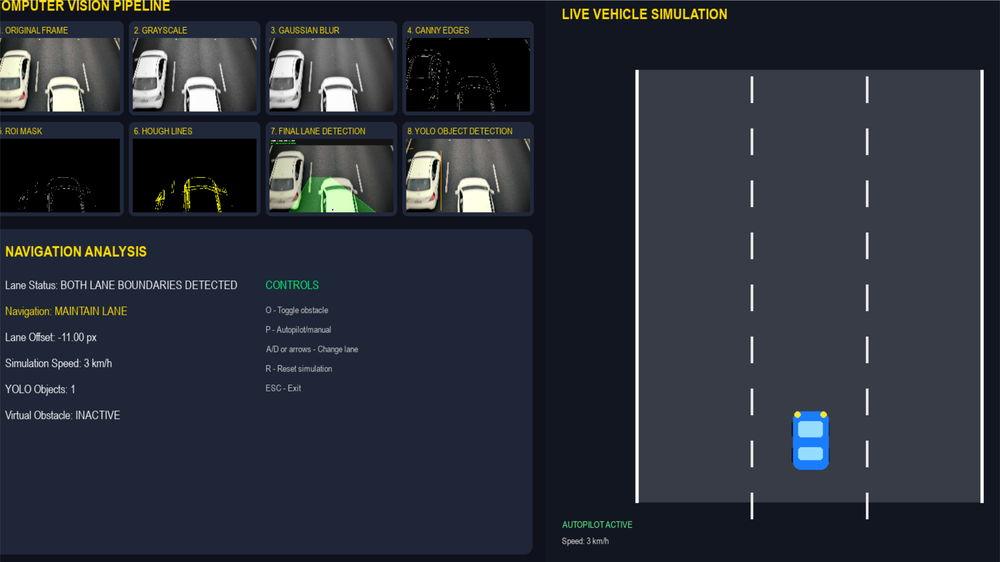
#> input picture img.png, 1000 x 562 px, shrunk from 1920 x 1080 before the run
$ python -i lane_detection.py   (imports and definitions only)
#> lines starting #> are read from the running program, lines starting #| are printed output that depends on the picture; after the words box and inside, x2 and y2 are one past the last pixel; in counts of white or black regions, pixels touching at a corner belong together
#> further down, picture is the input picture: shape (562, 1000, 3); mean B, G, R 57.2, 48, 42.7

import cv2
import numpy as np


def region_of_interest(image):
    """
    Keep the lower road area and mask the rest.
    Works with grayscale or color images.
    """

    height, width = image.shape[:2]

    mask = np.zeros_like(image)

    polygon = np.array([[
        (int(width * 0.05), height),
        (int(width * 0.38), int(height * 0.48)),
        (int(width * 0.62), int(height * 0.48)),
        (int(width * 0.95), height)
    ]], dtype=np.int32)

    if len(image.shape) == 3:
        mask_color = (255, 255, 255)
    else:
        mask_color = 255

    cv2.fillPoly(mask, polygon, mask_color)

    masked_image = cv2.bitwise_and(image, mask)

    return masked_image


def average_lane_lines(image, lines):
    """
    Separate detected Hough lines into left and right lanes.
    """

    height, width = image.shape[:2]

    left_lines = []
    right_lines = []

    if lines is None:
        return None, None

    for line in lines.reshape(-1, 4):

        x1, y1, x2, y2 = line

        if x2 == x1:
            continue

        slope = (y2 - y1) / (x2 - x1)

        # Ignore nearly horizontal lines.
        if abs(slope) < 0.35:
            continue

        # Ignore nearly vertical noise.
        if abs(slope) > 3.0:
            continue

        length = np.sqrt(
            (x2 - x1) ** 2 + (y2 - y1) ** 2
        )

        if slope < 0:
            left_lines.append(
                (slope, x1, y1, x2, y2, length)
            )
        else:
            right_lines.append(
                (slope, x1, y1, x2, y2, length)
            )

    def fit_lane(lane_lines):

        if not lane_lines:
            return None

        slopes = np.array([
            line[0] for line in lane_lines
        ])

        x_values = np.array([
            line[1] for line in lane_lines
        ])

        y_values = np.array([
            line[2] for line in lane_lines
        ])

        weights = np.array([
            line[5] for line in lane_lines
        ])

        slope = np.average(
            slopes,
            weights=weights
        )

        x_mean = np.average(
            x_values,
            weights=weights
        )

        y_mean = np.average(
            y_values,
            weights=weights
        )

        intercept = y_mean - slope * x_mean

        y_bottom = height
        y_top = int(height * 0.52)

        x_bottom = int(
            (y_bottom - intercept) / slope
        )

        x_top = int(
            (y_top - intercept) / slope
        )

        return (
            x_bottom,
            y_bottom,
            x_top,
            y_top
        )

    left_lane = fit_lane(left_lines)
    right_lane = fit_lane(right_lines)

    return left_lane, right_lane


def draw_lane_line(image, lane, color, thickness=8):

    if lane is None:
        return

    x1, y1, x2, y2 = lane

    cv2.line(
        image,
        (x1, y1),
        (x2, y2),
        color,
        thickness
    )


def process_frame(frame):
    """
    Process one frame and return:
        output,
        stages dictionary,
        lane status,
        lane offset
    """

    height, width = frame.shape[:2]
#> height = 562; width = 1000

    # -------------------------------------------------
    # 1. GRAYSCALE
    # -------------------------------------------------

    grayscale = cv2.cvtColor(
        frame,
        cv2.COLOR_BGR2GRAY
    )
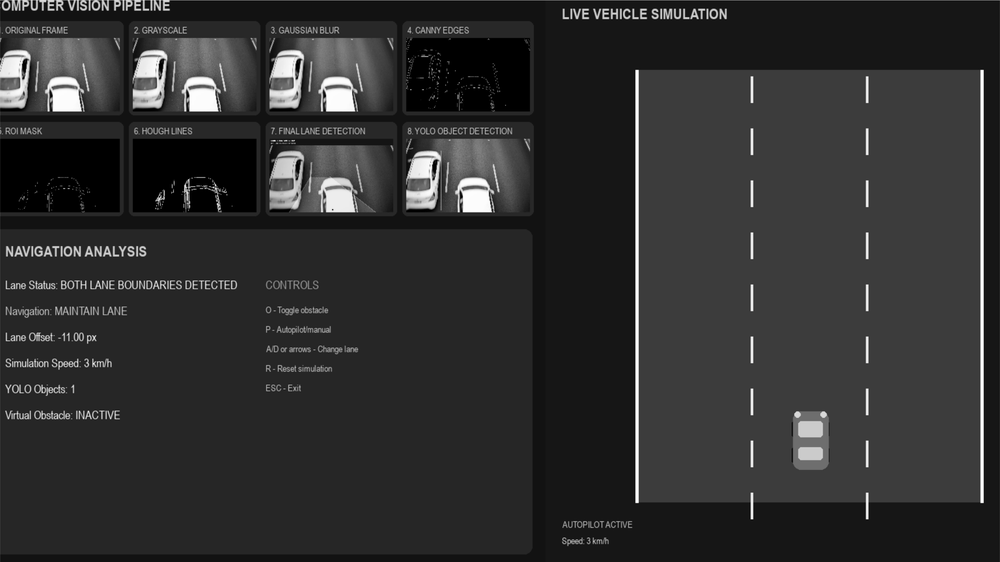
#> grayscale: shape (562, 1000); min 0, max 255, mean 47.7

    # -------------------------------------------------
    # 2. GAUSSIAN BLUR
    # -------------------------------------------------

    blurred = cv2.GaussianBlur(
        grayscale,
        (5, 5),
        0
    )

    # -------------------------------------------------
    # 3. CANNY EDGE DETECTION
    # -------------------------------------------------

    edges = cv2.Canny(
        blurred,
        50,
        150
    )
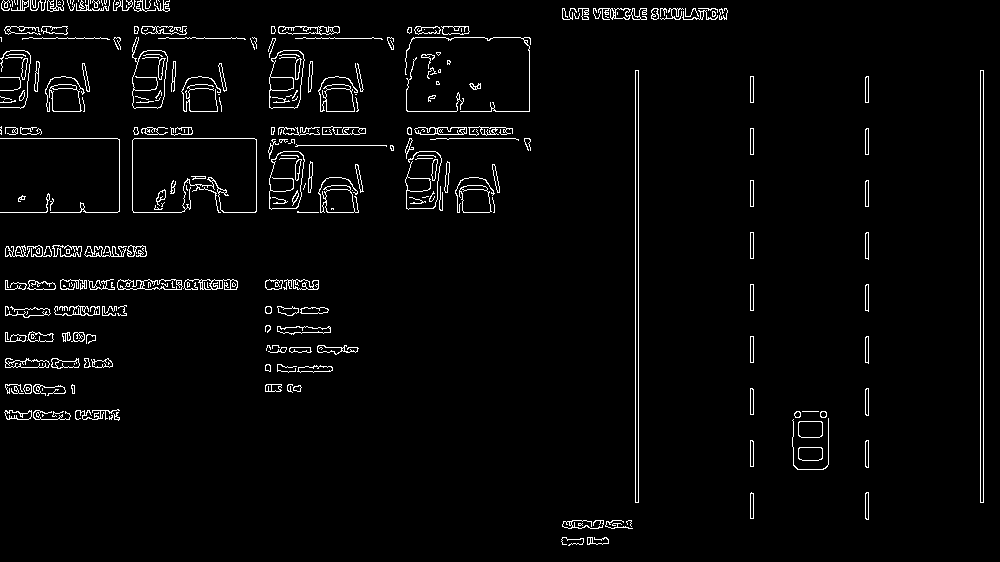
#> edges: shape (562, 1000); 3.1% white in thin lines or dots

    # -------------------------------------------------
    # 4. REGION OF INTEREST
    # -------------------------------------------------

    roi = region_of_interest(edges)
#> in region_of_interest, `cv2.fillPoly(mask, polygon, mask_color)`:
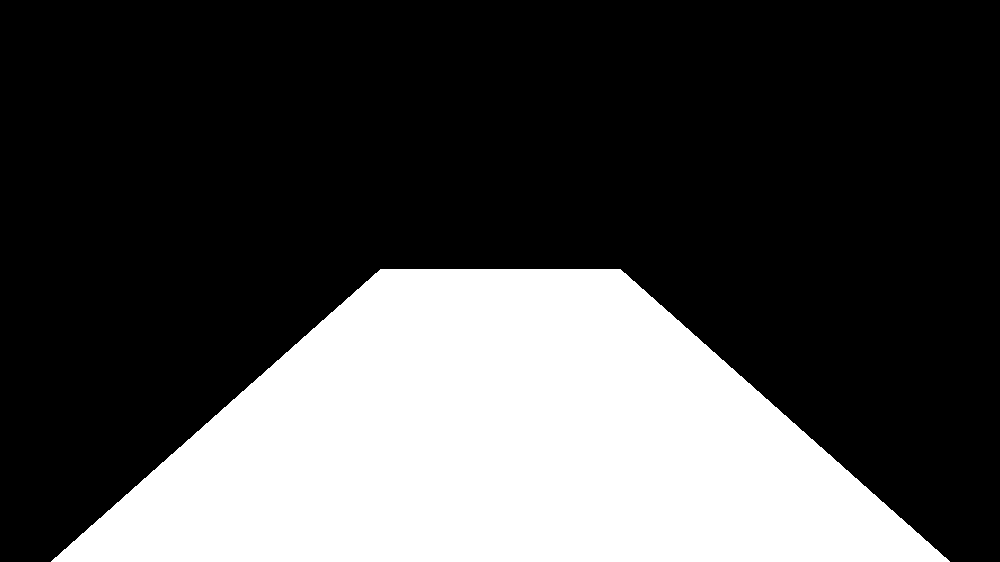
#> mask: shape (562, 1000); 29.7% white; 1 white region, box (x1, y1, x2, y2) and area: (51, 269, 950, 562) 167047
#> in region_of_interest, `masked_image = cv2.bitwise_and(image, mask)`:
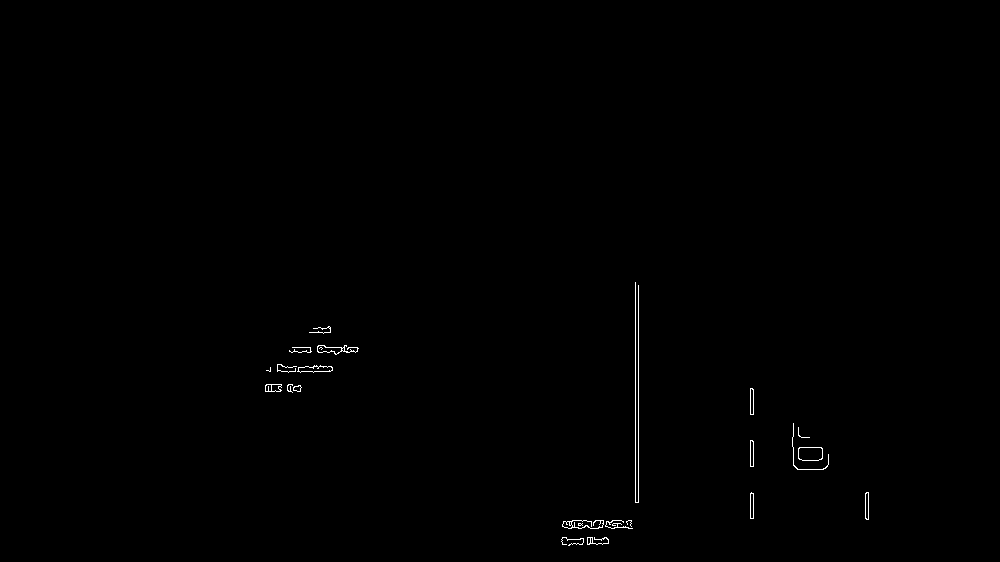
#> masked_image: shape (562, 1000); 0.3% white in thin lines or dots, all inside (x1, y1, x2, y2) = (265, 282, 869, 546)

    # -------------------------------------------------
    # 5. HOUGH LINE DETECTION
    # -------------------------------------------------

    hough_lines = cv2.HoughLinesP(
        roi,
        rho=1,
        theta=np.pi / 180,
        threshold=25,
        minLineLength=25,
        maxLineGap=100
    )
#> hough_lines = 19 rows, first 6: [638, 502, 638, 285], [635, 502, 635, 282], [753, 518, 753, 389], [750, 518, 750, 388], [292, 347, 357, 347], [568, 528, 631, 526]

    hough_visualization = cv2.cvtColor(
        roi,
        cv2.COLOR_GRAY2BGR
    )

    if hough_lines is not None:

        for line in hough_lines.reshape(-1, 4):

            x1, y1, x2, y2 = line

            cv2.line(
                hough_visualization,
                (x1, y1),
                (x2, y2),
                (0, 255, 255),
                2
            )
#> this loop made 19 passes
#> (x1, y1, x2, y2) on passes 1 to 12: (638, 502, 638, 285), (635, 502, 635, 282), (753, 518, 753, 389), (750, 518, 750, 388), (292, 347, 357, 347), (568, 528, 631, 526), (563, 522, 631, 520), (269, 371, 330, 371), (562, 524, 632, 528), (572, 520, 621, 520), (793, 465, 793, 423), (561, 539, 607, 538)
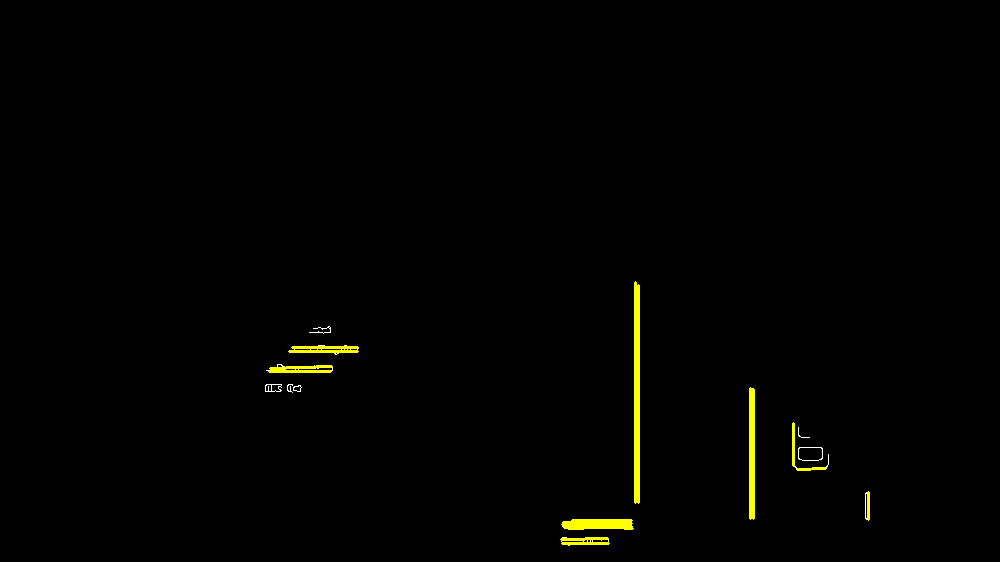
#> hough_visualization: shape (562, 1000, 3); mean B, G, R 0.2, 2.1, 2.1

    # -------------------------------------------------
    # 6. FIT LEFT AND RIGHT LANE BOUNDARIES
    # -------------------------------------------------

    left_lane, right_lane = average_lane_lines(
        frame,
        hough_lines
    )
#> the loop in average_lane_lines, `for line in lines.reshape(-1, 4): ` made 19 passes
#> (x1, y1, x2, y2, slope) on passes 5, 6, 7, 8, 9, 10, 12, 13, 14, 16, 17, 18: (292, 347, 357, 347, 0), (568, 528, 631, 526, -0.0317), (563, 522, 631, 520, -0.0294), (269, 371, 330, 371, 0), (562, 524, 632, 528, 0.0571), (572, 520, 621, 520, 0), (561, 539, 607, 538, -0.0217), (289, 351, 357, 351, 0), (564, 527, 631, 523, -0.0597), (270, 368, 331, 366, -0.0328), (797, 469, 825, 468, -0.0357), (562, 543, 608, 543, 0)
#> after the loop in average_lane_lines, `for line in lines.reshape(-1, 4):`: left_lines = []

    # -------------------------------------------------
    # 7. FINAL LANE VISUALIZATION
    # -------------------------------------------------

    output = frame.copy()

    lane_overlay = np.zeros_like(frame)

    draw_lane_line(
        lane_overlay,
        left_lane,
        (0, 255, 0),
        8
    )
#> lane_overlay: shape (562, 1000, 3); every value is 0

    draw_lane_line(
        lane_overlay,
        right_lane,
        (0, 255, 0),
        8
    )

    # Fill lane area only when both boundaries exist.
    if left_lane is not None and right_lane is not None:

        lane_polygon = np.array([[
            (left_lane[0], left_lane[1]),
            (left_lane[2], left_lane[3]),
            (right_lane[2], right_lane[3]),
            (right_lane[0], right_lane[1])
        ]], dtype=np.int32)

        cv2.fillPoly(
            lane_overlay,
            lane_polygon,
            (0, 100, 0)
        )

    output = cv2.addWeighted(
        output,
        0.85,
        lane_overlay,
        0.65,
        0
    )
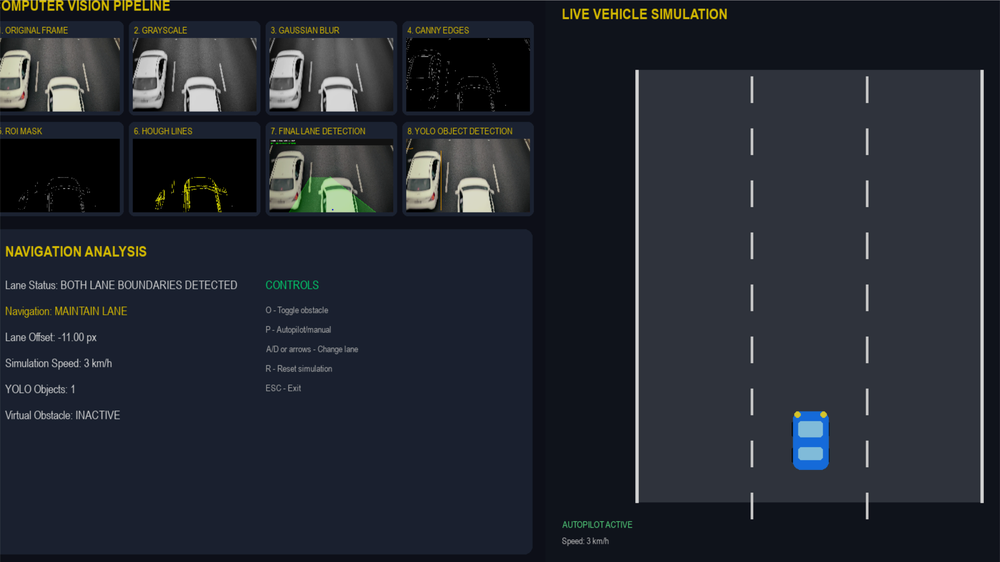
#> output: shape (562, 1000, 3); mean B, G, R 48.8, 40.8, 36.4

    # -------------------------------------------------
    # 8. LANE CENTER AND OFFSET
    # -------------------------------------------------

    lane_offset = None

    if left_lane is not None and right_lane is not None:

        left_bottom_x = left_lane[0]
        right_bottom_x = right_lane[0]

        lane_center = int(
            (left_bottom_x + right_bottom_x) / 2
        )

        vehicle_center = width // 2

        lane_offset = float(
            vehicle_center - lane_center
        )

        # Lane center marker
        cv2.circle(
            output,
            (lane_center, height - 25),
            8,
            (255, 0, 0),
            -1
        )

        # Vehicle center reference
        cv2.line(
            output,
            (vehicle_center, height - 50),
            (vehicle_center, height),
            (0, 255, 255),
            3
        )

        lane_status = "BOTH LANE BOUNDARIES DETECTED"

    elif left_lane is not None:

        lane_status = "LEFT LANE BOUNDARY DETECTED"

    elif right_lane is not None:

        lane_status = "RIGHT LANE BOUNDARY DETECTED"

    else:

        lane_status = "LANE NOT DETECTED"

    # -------------------------------------------------
    # 9. DISPLAY STATUS ON FINAL OUTPUT
    # -------------------------------------------------

    cv2.rectangle(
        output,
        (0, 0),
        (width, 65),
        (20, 20, 20),
        -1
    )

    cv2.putText(
        output,
        "LANE DETECTION SYSTEM",
        (15, 25),
        cv2.FONT_HERSHEY_SIMPLEX,
        0.7,
        (255, 255, 255),
        2
    )

    cv2.putText(
        output,
        lane_status,
        (15, 50),
        cv2.FONT_HERSHEY_SIMPLEX,
        0.5,
        (0, 255, 0),
        2
    )
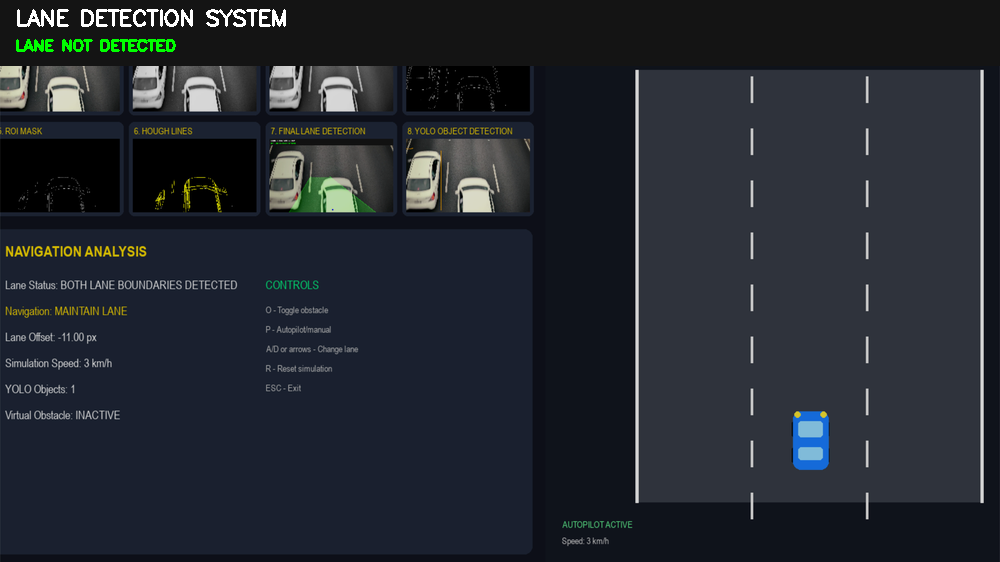
#> output: shape (562, 1000, 3); mean B, G, R 47.6, 40.3, 35.6

    # -------------------------------------------------
    # RETURN ALL STAGES
    # -------------------------------------------------

    stages = {
        "grayscale": grayscale,
        "blurred": blurred,
        "edges": edges,
        "roi": roi,
        "hough": hough_visualization,
        "final": output
    }

    return output, stages, lane_status, lane_offset

>>> import cv2
>>> picture = cv2.imread('img.png')
>>> result = process_frame(picture)
